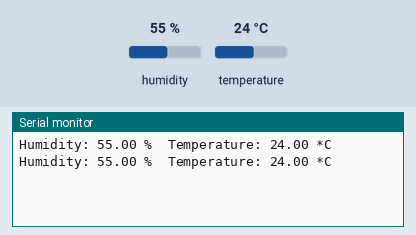
This sketch was run on a simulated Arduino Uno, built with avr-gcc and run on an emulated ATmega328P. On the bench: the last lines printed to the serial monitor. The test bench sets the inputs (shaded band); at power-on: humidity 55 %, temperature 24 °C.

Above: at 10.8 s.
10.9 s: humidity set to 22 %
At 20.7 s:
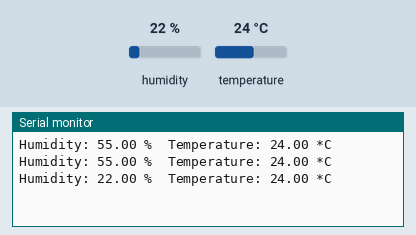
20.9 s: temperature set to 12 °C
At 30.7 s:
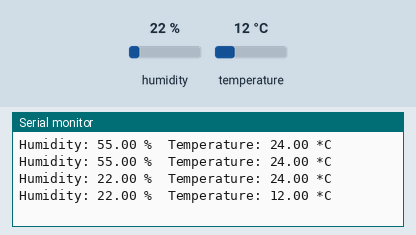
30.9 s: humidity set to 40 %
At 40.4 s:
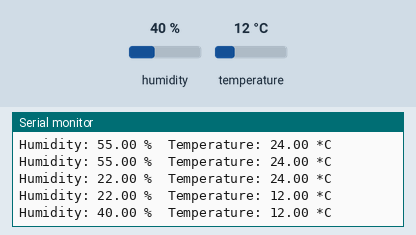
Timing chart, 0 to 41.9 s (numbered marks = the images above; inputs shaded):
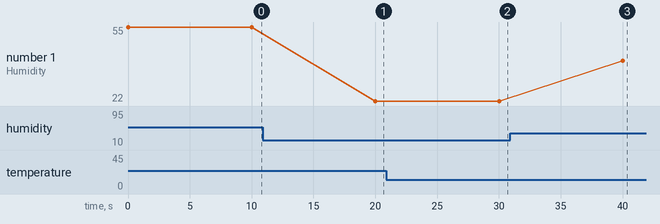

The sketch:

tem_hum.ino
```cpp
#include "DHT.h"

//#define DHTPIN D5
#define DHTPIN 4

#define DHTTYPE DHT22

DHT dht(DHTPIN, DHTTYPE);

void setup() {
  Serial.begin(9600);
  dht.begin();
}

void loop() {
  float humidity = dht.readHumidity();
  float temperature = dht.readTemperature();

  // check if returns are valid and print the sensor data
  if (isnan(temperature) || isnan(humidity)) {
    Serial.println("Failed to read from DHT");
  } else {
    Serial.print("Humidity: ");
    Serial.print(humidity);
    Serial.print(" %\t");
    Serial.print("Temperature: ");
    Serial.print(temperature);
    Serial.println(" *C");
  }

  delay(10000);
}
```

Measured:
- after the input at 10.9 s, the serial monitor: prints a new line after 9.1 s (image 1)
- after the input at 20.9 s, the serial monitor: prints a new line after 9.1 s (image 2)
- after the input at 30.9 s, the serial monitor: prints a new line after 9.1 s (image 3)
- plotted number 1: 55 → 22 after the input at 10.9 s, 22 → 40 after the input at 30.9 s
